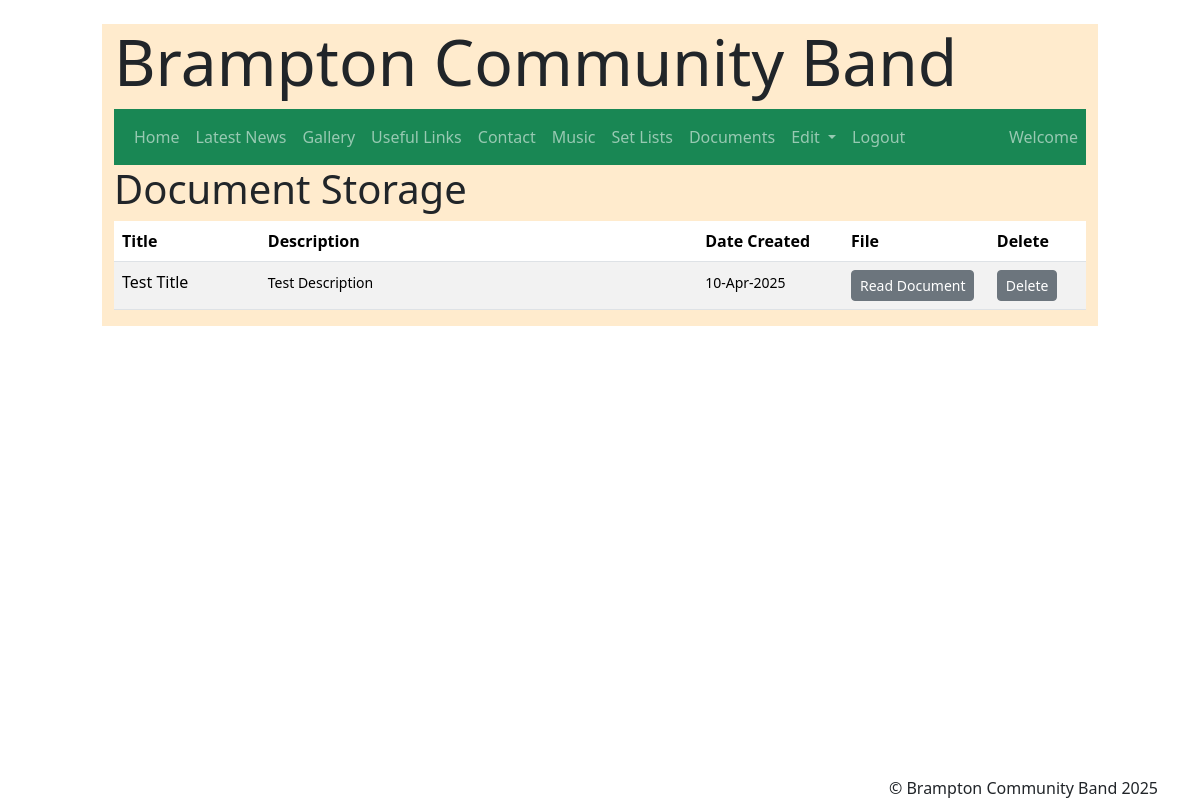
Page /documentMod/ (signed in) on the earlier database version.
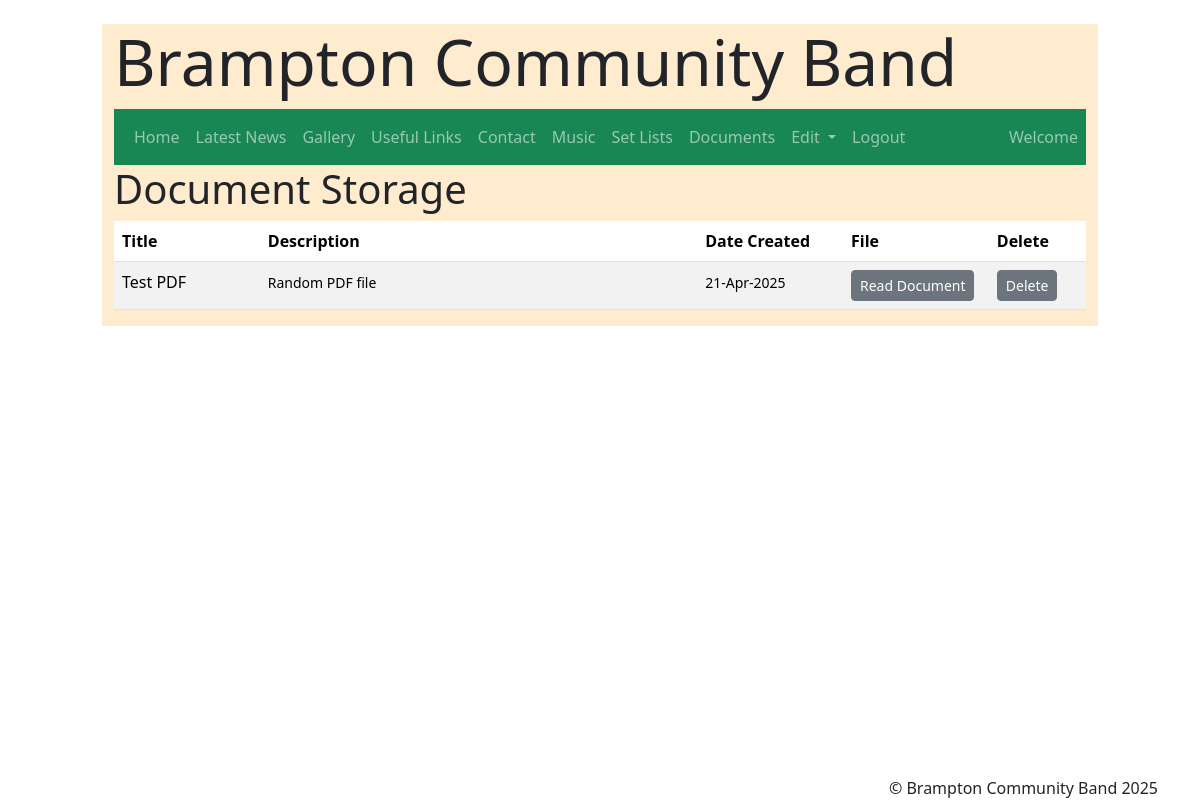
Same page on the later database version.
### pages/models.py (models this page shows, shortened)
class Documents(models.Model):
    heading = models.CharField(max_length=250)
    text = models.TextField(blank=True)
    doc_file= models.FileField(upload_to="documents/")
    article_created_at = models.DateTimeField(default=timezone.now)
    class Meta:
        ordering =['-article_created_at']

### pages/views.py (the view)
# urls.py: path('documentMod/', views.documentMod, name='documentMod'),
def documentMod(request):
    if request.user.is_authenticated:
        docs = Documents.objects.all().values()
        ordering = ['article_created_at']
        return render(request, 'documentMod.html',{'docs':docs})
    else:
        return render(request, 'login.html')

### pages/templates/documentMod.html
{% extends "base.html" %}
{% block content %}
{% load static %}
{% block page_title %}
<div class="row"><h2 class="display-6">Document Storage</h2></div>
{% endblock page_title%}
<div class="table-responsive">
<table class="table table-striped">
    <thead>
        <th scope="col">Title</th>
        <th scope="col">Description</th>
        <th scope="col">Date Created</th>
        <th scope="col">File</th>
        <th scope="col">Delete</th>
    </thead>
    <tbody>
        {% for file in docs%}
            <tr scope="row">
                <td width="15%">{{ file.heading }}</td>
                <td width=""><small>{{ file.text }}</small></td>
                <td width="15%"><small>{{ file.article_created_at|date:"d-M-Y" }}</small></td>
                <td width="15%"><a href="{% get_media_prefix %}{{ file.doc_file }}" class="btn btn-secondary btn-sm" target="-blank">Read Document</a></td>
                <td width="10%"><a href="{% url 'delete_document' file.id %}" class="btn btn-secondary btn-sm">Delete</a></td></td>
            </tr>
        {% endfor %}
    </tbody>
</table>
</div>
{% endblock content %}

Differences in the rows shown:
removed Documents: heading "Test Title", text "Test Description", article_created_at "10-Apr-2025"
added Documents: heading "Test PDF", text "Random PDF file", article_created_at "21-Apr-2025"
